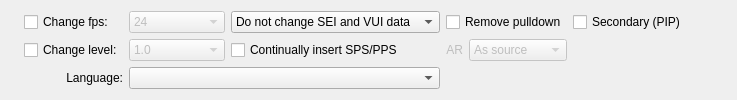
          <widget class="QWidget" name="tabSheetVideo">
           <property name="sizePolicy">
            <sizepolicy hsizetype="Preferred" vsizetype="Preferred">
             <horstretch>0</horstretch>
             <verstretch>0</verstretch>
            </sizepolicy>
           </property>
           <attribute name="title">
            <string>General track options</string>
           </attribute>
           <layout class="QHBoxLayout" name="horizontalLayout_8">
            <item>
             <widget class="QLabel" name="imageVideo">
              <property name="text">
               <string/>
              </property>
              <property name="pixmap">
               <pixmap resource="images.qrc">:/images/track_video.png</pixmap>
              </property>
             </widget>
            </item>
            <item>
             <layout class="QGridLayout" name="gridLayout">
              <item row="0" column="0">
               <widget class="QCheckBox" name="checkFPS">
                <property name="text">
                 <string>Change fps:</string>
                </property>
               </widget>
              </item>
              <item row="0" column="1">
               <widget class="QComboBox" name="comboBoxFPS">
                <property name="enabled">
                 <bool>false</bool>
                </property>
                <property name="sizePolicy">
                 <sizepolicy hsizetype="Minimum" vsizetype="Fixed">
                  <horstretch>0</horstretch>
                  <verstretch>0</verstretch>
                 </sizepolicy>
                </property>
                <item>
                 <property name="text">
                  <string notr="true">24</string>
                 </property>
                </item>
                <item>
                 <property name="text">
                  <string notr="true">25</string>
                 </property>
                </item>
                <item>
                 <property name="text">
                  <string notr="true">30</string>
                 </property>
                </item>
                <item>
                 <property name="text">
                  <string notr="true">50</string>
                 </property>
                </item>
                <item>
                 <property name="text">
                  <string notr="true">60</string>
                 </property>
                </item>
                <item>
                 <property name="text">
                  <string notr="true">24000/1001</string>
                 </property>
                </item>
                <item>
                 <property name="text">
                  <string notr="true">30000/1001</string>
                 </property>
                </item>
                <item>
                 <property name="text">
                  <string notr="true">60000/1001</string>
                 </property>
                </item>
               </widget>
              </item>
              <item row="0" column="3" colspan="2">
               <widget class="QCheckBox" name="checkBoxRemovePulldown">
                <property name="sizePolicy">
                 <sizepolicy hsizetype="Expanding" vsizetype="Fixed">
                  <horstretch>0</horstretch>
                  <verstretch>0</verstretch>
                 </sizepolicy>
                </property>
                <property name="text">
                 <string>Remove pulldown</string>
                </property>
               </widget>
              </item>
              <item row="0" column="5">
               <widget class="QCheckBox" name="checkBoxSecondaryVideo">
                <property name="text">
                 <string>Secondary (PIP)</string>
                </property>
               </widget>
              </item>
              <item row="1" column="1">
               <widget class="QComboBox" name="comboBoxLevel">
                <property name="enabled">
                 <bool>false</bool>
                </property>
                <property name="sizePolicy">
                 <sizepolicy hsizetype="Minimum" vsizetype="Fixed">
                  <horstretch>0</horstretch>
                  <verstretch>0</verstretch>
                 </sizepolicy>
                </property>
                <item>
                 <property name="text">
                  <string notr="true">1.0</string>
                 </property>
                </item>
                <item>
                 <property name="text">
                  <string notr="true">1.1</string>
                 </property>
                </item>
                <item>
                 <property name="text">
                  <string notr="true">1.2</string>
                 </property>
                </item>
                <item>
                 <property name="text">
                  <string notr="true">1.3</string>
                 </property>
                </item>
                <item>
                 <property name="text">
                  <string notr="true">2.0</string>
                 </property>
                </item>
                <item>
                 <property name="text">
                  <string notr="true">2.1</string>
                 </property>
                </item>
                <item>
                 <property name="text">
                  <string notr="true">2.2</string>
                 </property>
                </item>
                <item>
                 <property name="text">
                  <string notr="true">3.0</string>
                 </property>
                </item>
                <item>
                 <property name="text">
                  <string notr="true">3.1</string>
                 </property>
                </item>
                <item>
                 <property name="text">
                  <string notr="true">3.2</string>
                 </property>
                </item>
                <item>
                 <property name="text">
                  <string notr="true">4.0</string>
                 </property>
                </item>
                <item>
                 <property name="text">
                  <string notr="true">4.1</string>
                 </property>
                </item>
                <item>
                 <property name="text">
                  <string notr="true">4.2</string>
                 </property>
                </item>
                <item>
                 <property name="text">
                  <string notr="true">5.0</string>
                 </property>
                </item>
                <item>
                 <property name="text">
                  <string notr="true">5.1</string>
                 </property>
                </item>
               </widget>
              </item>
              <item row="1" column="3">
               <widget class="QLabel" name="labelAR">
                <property name="enabled">
                 <bool>false</bool>
                </property>
                <property name="sizePolicy">
                 <sizepolicy hsizetype="Minimum" vsizetype="Preferred">
                  <horstretch>0</horstretch>
                  <verstretch>0</verstretch>
                 </sizepolicy>
                </property>
                <property name="text">
                 <string>AR</string>
                </property>
                <property name="alignment">
                 <set>Qt::AlignRight|Qt::AlignTrailing|Qt::AlignVCenter</set>
                </property>
               </widget>
              </item>
              <item row="1" column="4">
               <widget class="QComboBox" name="comboBoxAR">
                <property name="enabled">
                 <bool>false</bool>
                </property>
                <property name="sizePolicy">
                 <sizepolicy hsizetype="Minimum" vsizetype="Fixed">
                  <horstretch>0</horstretch>
                  <verstretch>0</verstretch>
                 </sizepolicy>
                </property>
                <item>
                 <property name="text">
                  <string>As source</string>
                 </property>
                </item>
                <item>
                 <property name="text">
                  <string>1:1 (Square)</string>
                 </property>
                </item>
                <item>
                 <property name="text">
                  <string notr="true">4:3</string>
                 </property>
                </item>
                <item>
                 <property name="text">
                  <string notr="true">16:9</string>
                 </property>
                </item>
                <item>
                 <property name="text">
                  <string notr="true">2.21:1</string>
                 </property>
                </item>
               </widget>
              </item>
              <item row="1" column="0">
               <widget class="QCheckBox" name="checkBoxLevel">
                <property name="text">
                 <string>Change level:</string>
                </property>
               </widget>
              </item>
              <item row="1" column="2">
               <widget class="QCheckBox" name="checkBoxSPS">
                <property name="sizePolicy">
                 <sizepolicy hsizetype="Minimum" vsizetype="Fixed">
                  <horstretch>0</horstretch>
                  <verstretch>0</verstretch>
                 </sizepolicy>
                </property>
                <property name="text">
                 <string>Continually insert SPS/PPS</string>
                </property>
               </widget>
              </item>
              <item row="0" column="6" rowspan="3">
               <spacer name="horizontalSpacer_24">
                <property name="orientation">
                 <enum>Qt::Horizontal</enum>
                </property>
                <property name="sizeHint" stdset="0">
                 <size>
                  <width>40</width>
                  <height>20</height>
                 </size>
                </property>
               </spacer>
              </item>
              <item row="2" column="0">
               <widget class="QLabel" name="videoLangLabel">
                <property name="text">
                 <string>Language:</string>
                </property>
                <property name="alignment">
                 <set>Qt::AlignRight|Qt::AlignTrailing|Qt::AlignVCenter</set>
                </property>
               </widget>
              </item>
              <item row="2" column="1" colspan="2">
               <widget class="QComboBox" name="videoLangComboBox"/>
              </item>
              <item row="0" column="2">
               <widget class="QComboBox" name="comboBoxSEI">
                <property name="sizePolicy">
                 <sizepolicy hsizetype="MinimumExpanding" vsizetype="Fixed">
                  <horstretch>0</horstretch>
                  <verstretch>0</verstretch>
                 </sizepolicy>
                </property>
                <item>
                 <property name="text">
                  <string>Do not change SEI and VUI data</string>
                 </property>
                </item>
                <item>
                 <property name="text">
                  <string>Insert SEI and VUI data if absent</string>
                 </property>
                </item>
                <item>
                 <property name="text">
                  <string>Always rebuild  SEI and VUI data</string>
                 </property>
                </item>
               </widget>
              </item>
             </layout>
            </item>
           </layout>
          </widget>
